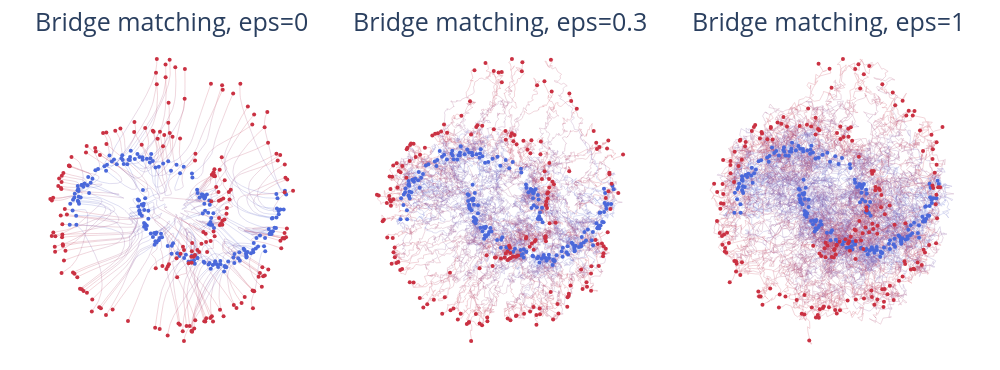

Notebook cell for this chart:
### Code cell
titles = [f"Bridge matching, eps={eps}" for eps in EPS]
fig = make_subplots(rows=1, cols=3, subplot_titles=titles, horizontal_spacing=0.005)
for col, eps in enumerate(EPS, 1):
    torch.manual_seed(0)
    plot_trajs(fig, 1, col, generate(models[eps], z0[:2000], eps))
square_axes(fig)
show(fig, "bm_trajectories", 1000, 370)

### Figure 1 — Plotly figure (JSON) as saved in the notebook; plotly's stock layout.template omitted (floating-point values rounded to 4 significant figures; data arrays with more than 128 entries replaced by an {"elided": "..."} marker saying what was removed)
{"data": [{"line": {"color": "rgb(80, 101, 210)", "width": 0.5}, "mode": "lines", "opacity": 0.4, "type": "scatter", "x": {"elided": "2400 float values"}, "xaxis": "x", "y": {"elided": "2400 float values"}, "yaxis": "y"}, {"line": {"color": "rgb(93, 96, 195)", "width": 0.5}, "mode": "lines", "opacity": 0.4, "type": "scatter", "x": {"elided": "2400 float values"}, "xaxis": "x", "y": {"elided": "2400 float values"}, "yaxis": "y"}, {"line": {"color": "rgb(106, 90, 180)", "width": 0.5}, "mode": "lines", "opacity": 0.4, "type": "scatter", "x": {"elided": "2400 float values"}, "xaxis": "x", "y": {"elided": "2400 float values"}, "yaxis": "y"}, {"line": {"color": "rgb(119, 85, 165)", "width": 0.5}, "mode": "lines", "opacity": 0.4, "type": "scatter", "x": {"elided": "2400 float values"}, "xaxis": "x", "y": {"elided": "2400 float values"}, "yaxis": "y"}, {"line": {"color": "rgb(132, 79, 150)", "width": 0.5}, "mode": "lines", "opacity": 0.4, "type": "scatter", "x": {"elided": "2400 float values"}, "xaxis": "x", "y": {"elided": "2400 float values"}, "yaxis": "y"}, {"line": {"color": "rgb(144, 74, 134)", "width": 0.5}, "mode": "lines", "opacity": 0.4, "type": "scatter", "x": {"elided": "2400 float values"}, "xaxis": "x", "y": {"elided": "2400 float values"}, "yaxis": "y"}, {"line": {"color": "rgb(157, 68, 119)", "width": 0.5}, "mode": "lines", "opacity": 0.4, "type": "scatter", "x": {"elided": "2400 float values"}, "xaxis": "x", "y": {"elided": "2400 float values"}, "yaxis": "y"}, {"line": {"color": "rgb(170, 63, 104)", "width": 0.5}, "mode": "lines", "opacity": 0.4, "type": "scatter", "x": {"elided": "2400 float values"}, "xaxis": "x", "y": {"elided": "2400 float values"}, "yaxis": "y"}, {"line": {"color": "rgb(183, 57, 89)", "width": 0.5}, "mode": "lines", "opacity": 0.4, "type": "scatter", "x": {"elided": "2400 float values"}, "xaxis": "x", "y": {"elided": "2400 float values"}, "yaxis": "y"}, {"line": {"color": "rgb(196, 52, 74)", "width": 0.5}, "mode": "lines", "opacity": 0.4, "type": "scatter", "x": {"elided": "2400 float values"}, "xaxis": "x", "y": {"elided": "2400 float values"}, "yaxis": "y"}, {"marker": {"color": "#4A68DA", "colorscale": [[0.0, "#4A68DA"], [1.0, "#CA3142"]], "size": 4}, "mode": "markers", "type": "scatter", "x": {"elided": "200 float values"}, "xaxis": "x", "y": {"elided": "200 float values"}, "yaxis": "y"}, {"marker": {"color": "#CA3142", "colorscale": [[0.0, "#4A68DA"], [1.0, "#CA3142"]], "size": 4}, "mode": "markers", "type": "scatter", "x": {"elided": "200 float values"}, "xaxis": "x", "y": {"elided": "200 float values"}, "yaxis": "y"}, {"line": {"color": "rgb(80, 101, 210)", "width": 0.5}, "mode": "lines", "opacity": 0.4, "type": "scatter", "x": {"elided": "2400 float values"}, "xaxis": "x2", "y": {"elided": "2400 float values"}, "yaxis": "y2"}, {"line": {"color": "rgb(93, 96, 195)", "width": 0.5}, "mode": "lines", "opacity": 0.4, "type": "scatter", "x": {"elided": "2400 float values"}, "xaxis": "x2", "y": {"elided": "2400 float values"}, "yaxis": "y2"}, {"line": {"color": "rgb(106, 90, 180)", "width": 0.5}, "mode": "lines", "opacity": 0.4, "type": "scatter", "x": {"elided": "2400 float values"}, "xaxis": "x2", "y": {"elided": "2400 float values"}, "yaxis": "y2"}, {"line": {"color": "rgb(119, 85, 165)", "width": 0.5}, "mode": "lines", "opacity": 0.4, "type": "scatter", "x": {"elided": "2400 float values"}, "xaxis": "x2", "y": {"elided": "2400 float values"}, "yaxis": "y2"}, {"line": {"color": "rgb(132, 79, 150)", "width": 0.5}, "mode": "lines", "opacity": 0.4, "type": "scatter", "x": {"elided": "2400 float values"}, "xaxis": "x2", "y": {"elided": "2400 float values"}, "yaxis": "y2"}, {"line": {"color": "rgb(144, 74, 134)", "width": 0.5}, "mode": "lines", "opacity": 0.4, "type": "scatter", "x": {"elided": "2400 float values"}, "xaxis": "x2", "y": {"elided": "2400 float values"}, "yaxis": "y2"}, {"line": {"color": "rgb(157, 68, 119)", "width": 0.5}, "mode": "lines", "opacity": 0.4, "type": "scatter", "x": {"elided": "2400 float values"}, "xaxis": "x2", "y": {"elided": "2400 float values"}, "yaxis": "y2"}, {"line": {"color": "rgb(170, 63, 104)", "width": 0.5}, "mode": "lines", "opacity": 0.4, "type": "scatter", "x": {"elided": "2400 float values"}, "xaxis": "x2", "y": {"elided": "2400 float values"}, "yaxis": "y2"}, {"line": {"color": "rgb(183, 57, 89)", "width": 0.5}, "mode": "lines", "opacity": 0.4, "type": "scatter", "x": {"elided": "2400 float values"}, "xaxis": "x2", "y": {"elided": "2400 float values"}, "yaxis": "y2"}, {"line": {"color": "rgb(196, 52, 74)", "width": 0.5}, "mode": "lines", "opacity": 0.4, "type": "scatter", "x": {"elided": "2400 float values"}, "xaxis": "x2", "y": {"elided": "2400 float values"}, "yaxis": "y2"}, {"marker": {"color": "#4A68DA", "colorscale": [[0.0, "#4A68DA"], [1.0, "#CA3142"]], "size": 4}, "mode": "markers", "type": "scatter", "x": {"elided": "200 float values"}, "xaxis": "x2", "y": {"elided": "200 float values"}, "yaxis": "y2"}, {"marker": {"color": "#CA3142", "colorscale": [[0.0, "#4A68DA"], [1.0, "#CA3142"]], "size": 4}, "mode": "markers", "type": "scatter", "x": {"elided": "200 float values"}, "xaxis": "x2", "y": {"elided": "200 float values"}, "yaxis": "y2"}, {"line": {"color": "rgb(80, 101, 210)", "width": 0.5}, "mode": "lines", "opacity": 0.4, "type": "scatter", "x": {"elided": "2400 float values"}, "xaxis": "x3", "y": {"elided": "2400 float values"}, "yaxis": "y3"}, {"line": {"color": "rgb(93, 96, 195)", "width": 0.5}, "mode": "lines", "opacity": 0.4, "type": "scatter", "x": {"elided": "2400 float values"}, "xaxis": "x3", "y": {"elided": "2400 float values"}, "yaxis": "y3"}, {"line": {"color": "rgb(106, 90, 180)", "width": 0.5}, "mode": "lines", "opacity": 0.4, "type": "scatter", "x": {"elided": "2400 float values"}, "xaxis": "x3", "y": {"elided": "2400 float values"}, "yaxis": "y3"}, {"line": {"color": "rgb(119, 85, 165)", "width": 0.5}, "mode": "lines", "opacity": 0.4, "type": "scatter", "x": {"elided": "2400 float values"}, "xaxis": "x3", "y": {"elided": "2400 float values"}, "yaxis": "y3"}, {"line": {"color": "rgb(132, 79, 150)", "width": 0.5}, "mode": "lines", "opacity": 0.4, "type": "scatter", "x": {"elided": "2400 float values"}, "xaxis": "x3", "y": {"elided": "2400 float values"}, "yaxis": "y3"}, {"line": {"color": "rgb(144, 74, 134)", "width": 0.5}, "mode": "lines", "opacity": 0.4, "type": "scatter", "x": {"elided": "2400 float values"}, "xaxis": "x3", "y": {"elided": "2400 float values"}, "yaxis": "y3"}, {"line": {"color": "rgb(157, 68, 119)", "width": 0.5}, "mode": "lines", "opacity": 0.4, "type": "scatter", "x": {"elided": "2400 float values"}, "xaxis": "x3", "y": {"elided": "2400 float values"}, "yaxis": "y3"}, {"line": {"color": "rgb(170, 63, 104)", "width": 0.5}, "mode": "lines", "opacity": 0.4, "type": "scatter", "x": {"elided": "2400 float values"}, "xaxis": "x3", "y": {"elided": "2400 float values"}, "yaxis": "y3"}, {"line": {"color": "rgb(183, 57, 89)", "width": 0.5}, "mode": "lines", "opacity": 0.4, "type": "scatter", "x": {"elided": "2400 float values"}, "xaxis": "x3", "y": {"elided": "2400 float values"}, "yaxis": "y3"}, {"line": {"color": "rgb(196, 52, 74)", "width": 0.5}, "mode": "lines", "opacity": 0.4, "type": "scatter", "x": {"elided": "2400 float values"}, "xaxis": "x3", "y": {"elided": "2400 float values"}, "yaxis": "y3"}, {"marker": {"color": "#4A68DA", "colorscale": [[0.0, "#4A68DA"], [1.0, "#CA3142"]], "size": 4}, "mode": "markers", "type": "scatter", "x": {"elided": "200 float values"}, "xaxis": "x3", "y": {"elided": "200 float values"}, "yaxis": "y3"}, {"marker": {"color": "#CA3142", "colorscale": [[0.0, "#4A68DA"], [1.0, "#CA3142"]], "size": 4}, "mode": "markers", "type": "scatter", "x": {"elided": "200 float values"}, "xaxis": "x3", "y": {"elided": "200 float values"}, "yaxis": "y3"}], "layout": {"annotations": [{"font": {"size": 25}, "showarrow": false, "text": "Bridge matching, eps=0", "x": 0.165, "xanchor": "center", "xref": "paper", "y": 1.0, "yanchor": "bottom", "yref": "paper"}, {"font": {"size": 25}, "showarrow": false, "text": "Bridge matching, eps=0.3", "x": 0.5, "xanchor": "center", "xref": "paper", "y": 1.0, "yanchor": "bottom", "yref": "paper"}, {"font": {"size": 25}, "showarrow": false, "text": "Bridge matching, eps=1", "x": 0.835, "xanchor": "center", "xref": "paper", "y": 1.0, "yanchor": "bottom", "yref": "paper"}], "height": 370, "showlegend": false, "width": 1000, "xaxis": {"anchor": "y", "domain": [0.0, 0.33], "visible": false}, "xaxis2": {"anchor": "y2", "domain": [0.335, 0.665], "visible": false}, "xaxis3": {"anchor": "y3", "domain": [0.67, 1.0], "visible": false}, "yaxis": {"anchor": "x", "domain": [0.0, 1.0], "scaleanchor": "x", "visible": false}, "yaxis2": {"anchor": "x2", "domain": [0.0, 1.0], "scaleanchor": "x2", "visible": false}, "yaxis3": {"anchor": "x3", "domain": [0.0, 1.0], "scaleanchor": "x3", "visible": false}}}
